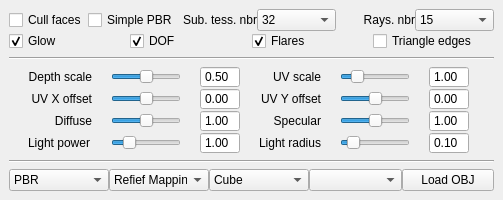
<?xml version="1.0" encoding="UTF-8"?>
<ui version="4.0">
 <class>DockWidget3DSettings</class>
 <widget class="QDockWidget" name="DockWidget3DSettings">
  <property name="windowModality">
   <enum>Qt::NonModal</enum>
  </property>
  <property name="geometry">
   <rect>
    <x>0</x>
    <y>0</y>
    <width>503</width>
    <height>200</height>
   </rect>
  </property>
  <property name="sizePolicy">
   <sizepolicy hsizetype="Minimum" vsizetype="Minimum">
    <horstretch>0</horstretch>
    <verstretch>0</verstretch>
   </sizepolicy>
  </property>
  <property name="minimumSize">
   <size>
    <width>490</width>
    <height>200</height>
   </size>
  </property>
  <property name="maximumSize">
   <size>
    <width>524287</width>
    <height>200</height>
   </size>
  </property>
  <property name="windowOpacity">
   <double>1.000000000000000</double>
  </property>
  <property name="autoFillBackground">
   <bool>false</bool>
  </property>
  <property name="floating">
   <bool>false</bool>
  </property>
  <property name="features">
   <set>QDockWidget::NoDockWidgetFeatures</set>
  </property>
  <property name="allowedAreas">
   <set>Qt::NoDockWidgetArea</set>
  </property>
  <property name="windowTitle">
   <string>3D settings</string>
  </property>
  <widget class="QWidget" name="dockWidgetContents">
   <property name="sizePolicy">
    <sizepolicy hsizetype="Minimum" vsizetype="Minimum">
     <horstretch>0</horstretch>
     <verstretch>0</verstretch>
    </sizepolicy>
   </property>
   <layout class="QVBoxLayout" name="verticalLayout_2">
    <item>
     <layout class="QVBoxLayout" name="verticalLayout">
      <property name="spacing">
       <number>0</number>
      </property>
      <item>
       <layout class="QGridLayout" name="gridLayout_14">
        <property name="spacing">
         <number>0</number>
        </property>
        <item row="0" column="4">
         <widget class="QLabel" name="label_33">
          <property name="sizePolicy">
           <sizepolicy hsizetype="Minimum" vsizetype="Preferred">
            <horstretch>0</horstretch>
            <verstretch>0</verstretch>
           </sizepolicy>
          </property>
          <property name="text">
           <string>Rays. nbr</string>
          </property>
          <property name="alignment">
           <set>Qt::AlignRight|Qt::AlignTrailing|Qt::AlignVCenter</set>
          </property>
         </widget>
        </item>
        <item row="0" column="2">
         <widget class="QLabel" name="label_32">
          <property name="sizePolicy">
           <sizepolicy hsizetype="Minimum" vsizetype="Preferred">
            <horstretch>0</horstretch>
            <verstretch>0</verstretch>
           </sizepolicy>
          </property>
          <property name="text">
           <string>Sub. tess. nbr</string>
          </property>
          <property name="alignment">
           <set>Qt::AlignRight|Qt::AlignTrailing|Qt::AlignVCenter</set>
          </property>
         </widget>
        </item>
        <item row="0" column="3">
         <widget class="QComboBox" name="comboBoxPerformanceNoTessSub">
          <property name="sizePolicy">
           <sizepolicy hsizetype="Minimum" vsizetype="Fixed">
            <horstretch>0</horstretch>
            <verstretch>0</verstretch>
           </sizepolicy>
          </property>
          <property name="toolTip">
           <string>Choose maximal number of tessellation subdivisions.</string>
          </property>
          <property name="statusTip">
           <string/>
          </property>
          <property name="whatsThis">
           <string>Choose maximal number of tessellation subdivisions.</string>
          </property>
          <property name="currentIndex">
           <number>3</number>
          </property>
          <item>
           <property name="text">
            <string>8</string>
           </property>
          </item>
          <item>
           <property name="text">
            <string>16</string>
           </property>
          </item>
          <item>
           <property name="text">
            <string>24</string>
           </property>
          </item>
          <item>
           <property name="text">
            <string>32</string>
           </property>
          </item>
          <item>
           <property name="text">
            <string>48</string>
           </property>
          </item>
          <item>
           <property name="text">
            <string>64</string>
           </property>
          </item>
         </widget>
        </item>
        <item row="0" column="1">
         <widget class="QCheckBox" name="checkBoxPerformanceSimplePBR">
          <property name="toolTip">
           <string>Enable simple PBR model lightning. Uses mipmaps instead of light rays integration.</string>
          </property>
          <property name="statusTip">
           <string/>
          </property>
          <property name="whatsThis">
           <string>Enable simple PBR model lightning. Uses mipmaps instead of light rays integration.</string>
          </property>
          <property name="text">
           <string>Simple PBR</string>
          </property>
         </widget>
        </item>
        <item row="0" column="0">
         <widget class="QCheckBox" name="checkBoxPerformanceCullFace">
          <property name="toolTip">
           <string>Enable/disable cull facing during tessellation. </string>
          </property>
          <property name="statusTip">
           <string>Enable/disable cull facing during tessellation. </string>
          </property>
          <property name="whatsThis">
           <string>Enable/disable cull facing during tessellation. </string>
          </property>
          <property name="text">
           <string>Cull faces</string>
          </property>
         </widget>
        </item>
        <item row="0" column="5">
         <widget class="QComboBox" name="comboBoxPerformanceNoRays">
          <property name="sizePolicy">
           <sizepolicy hsizetype="Minimum" vsizetype="Fixed">
            <horstretch>0</horstretch>
            <verstretch>0</verstretch>
           </sizepolicy>
          </property>
          <property name="toolTip">
           <string>&lt;html&gt;&lt;head/&gt;&lt;body&gt;&lt;p&gt;When &lt;span style=&quot; font-weight:600;&quot;&gt;Simple PBR&lt;/span&gt; model is disabled, it defines number of rays used to solve scattering equation.&lt;/p&gt;&lt;/body&gt;&lt;/html&gt;</string>
          </property>
          <property name="statusTip">
           <string/>
          </property>
          <property name="whatsThis">
           <string>&lt;html&gt;&lt;head/&gt;&lt;body&gt;&lt;p&gt;When &lt;span style=&quot; font-weight:600;&quot;&gt;Simple PBR&lt;/span&gt; model is disabled, it defines number of rays used to solve scattering equation.&lt;/p&gt;&lt;/body&gt;&lt;/html&gt;</string>
          </property>
          <property name="currentIndex">
           <number>2</number>
          </property>
          <item>
           <property name="text">
            <string>5</string>
           </property>
          </item>
          <item>
           <property name="text">
            <string>10</string>
           </property>
          </item>
          <item>
           <property name="text">
            <string>15</string>
           </property>
          </item>
          <item>
           <property name="text">
            <string>20</string>
           </property>
          </item>
          <item>
           <property name="text">
            <string>30</string>
           </property>
          </item>
          <item>
           <property name="text">
            <string>50</string>
           </property>
          </item>
         </widget>
        </item>
       </layout>
      </item>
      <item>
       <layout class="QHBoxLayout" name="horizontalLayout">
        <property name="spacing">
         <number>0</number>
        </property>
        <item>
         <widget class="QCheckBox" name="checkBoxBloomEffect">
          <property name="text">
           <string>Glow</string>
          </property>
          <property name="checked">
           <bool>true</bool>
          </property>
         </widget>
        </item>
        <item>
         <widget class="QCheckBox" name="checkBoxDOFEffect">
          <property name="text">
           <string>DOF</string>
          </property>
          <property name="checked">
           <bool>true</bool>
          </property>
         </widget>
        </item>
        <item>
         <widget class="QCheckBox" name="checkBoxLensFlaresEffect">
          <property name="text">
           <string>Flares</string>
          </property>
          <property name="checked">
           <bool>true</bool>
          </property>
         </widget>
        </item>
        <item>
         <widget class="QCheckBox" name="checkBoxShowTriangleEdges">
          <property name="text">
           <string>Triangle edges</string>
          </property>
         </widget>
        </item>
       </layout>
      </item>
     </layout>
    </item>
    <item>
     <widget class="Line" name="line">
      <property name="orientation">
       <enum>Qt::Horizontal</enum>
      </property>
     </widget>
    </item>
    <item>
     <layout class="QGridLayout" name="gridLayout">
      <property name="sizeConstraint">
       <enum>QLayout::SetMinimumSize</enum>
      </property>
      <property name="spacing">
       <number>0</number>
      </property>
      <item row="6" column="5">
       <widget class="QDoubleSpinBox" name="doubleSpinBoxLightRadius">
        <property name="sizePolicy">
         <sizepolicy hsizetype="Fixed" vsizetype="Preferred">
          <horstretch>0</horstretch>
          <verstretch>0</verstretch>
         </sizepolicy>
        </property>
        <property name="maximumSize">
         <size>
          <width>40</width>
          <height>16777215</height>
         </size>
        </property>
        <property name="readOnly">
         <bool>true</bool>
        </property>
        <property name="buttonSymbols">
         <enum>QAbstractSpinBox::NoButtons</enum>
        </property>
        <property name="maximum">
         <double>500.000000000000000</double>
        </property>
        <property name="singleStep">
         <double>0.010000000000000</double>
        </property>
        <property name="value">
         <double>0.100000000000000</double>
        </property>
       </widget>
      </item>
      <item row="5" column="3">
       <widget class="QLabel" name="label_11">
        <property name="sizePolicy">
         <sizepolicy hsizetype="Minimum" vsizetype="Preferred">
          <horstretch>0</horstretch>
          <verstretch>0</verstretch>
         </sizepolicy>
        </property>
        <property name="text">
         <string>Specular</string>
        </property>
        <property name="alignment">
         <set>Qt::AlignRight|Qt::AlignTrailing|Qt::AlignVCenter</set>
        </property>
       </widget>
      </item>
      <item row="5" column="2">
       <widget class="QDoubleSpinBox" name="doubleSpinBoxDiffuseI">
        <property name="sizePolicy">
         <sizepolicy hsizetype="Minimum" vsizetype="Minimum">
          <horstretch>0</horstretch>
          <verstretch>0</verstretch>
         </sizepolicy>
        </property>
        <property name="maximumSize">
         <size>
          <width>40</width>
          <height>16777215</height>
         </size>
        </property>
        <property name="readOnly">
         <bool>true</bool>
        </property>
        <property name="buttonSymbols">
         <enum>QAbstractSpinBox::NoButtons</enum>
        </property>
        <property name="value">
         <double>1.000000000000000</double>
        </property>
       </widget>
      </item>
      <item row="5" column="1">
       <widget class="QSlider" name="horizontalSliderDiffuseI">
        <property name="sizePolicy">
         <sizepolicy hsizetype="Minimum" vsizetype="Fixed">
          <horstretch>0</horstretch>
          <verstretch>0</verstretch>
         </sizepolicy>
        </property>
        <property name="maximumSize">
         <size>
          <width>70</width>
          <height>16777215</height>
         </size>
        </property>
        <property name="toolTip">
         <string/>
        </property>
        <property name="statusTip">
         <string>Diffuse light intensity</string>
        </property>
        <property name="maximum">
         <number>100</number>
        </property>
        <property name="value">
         <number>50</number>
        </property>
        <property name="orientation">
         <enum>Qt::Horizontal</enum>
        </property>
       </widget>
      </item>
      <item row="5" column="0">
       <widget class="QLabel" name="label_10">
        <property name="sizePolicy">
         <sizepolicy hsizetype="Minimum" vsizetype="Preferred">
          <horstretch>0</horstretch>
          <verstretch>0</verstretch>
         </sizepolicy>
        </property>
        <property name="text">
         <string>Diffuse</string>
        </property>
        <property name="alignment">
         <set>Qt::AlignRight|Qt::AlignTrailing|Qt::AlignVCenter</set>
        </property>
       </widget>
      </item>
      <item row="3" column="3">
       <widget class="QLabel" name="label_4">
        <property name="sizePolicy">
         <sizepolicy hsizetype="Minimum" vsizetype="Preferred">
          <horstretch>0</horstretch>
          <verstretch>0</verstretch>
         </sizepolicy>
        </property>
        <property name="text">
         <string>UV Y offset</string>
        </property>
        <property name="alignment">
         <set>Qt::AlignRight|Qt::AlignTrailing|Qt::AlignVCenter</set>
        </property>
       </widget>
      </item>
      <item row="5" column="5">
       <widget class="QDoubleSpinBox" name="doubleSpinBoxSpecularI">
        <property name="sizePolicy">
         <sizepolicy hsizetype="Minimum" vsizetype="Minimum">
          <horstretch>0</horstretch>
          <verstretch>0</verstretch>
         </sizepolicy>
        </property>
        <property name="maximumSize">
         <size>
          <width>40</width>
          <height>16777215</height>
         </size>
        </property>
        <property name="readOnly">
         <bool>true</bool>
        </property>
        <property name="buttonSymbols">
         <enum>QAbstractSpinBox::NoButtons</enum>
        </property>
        <property name="value">
         <double>1.000000000000000</double>
        </property>
       </widget>
      </item>
      <item row="5" column="4">
       <widget class="QSlider" name="horizontalSliderSpecularI">
        <property name="sizePolicy">
         <sizepolicy hsizetype="Minimum" vsizetype="Minimum">
          <horstretch>0</horstretch>
          <verstretch>0</verstretch>
         </sizepolicy>
        </property>
        <property name="maximumSize">
         <size>
          <width>70</width>
          <height>16777215</height>
         </size>
        </property>
        <property name="toolTip">
         <string/>
        </property>
        <property name="statusTip">
         <string>Specular light intensity</string>
        </property>
        <property name="maximum">
         <number>100</number>
        </property>
        <property name="value">
         <number>50</number>
        </property>
        <property name="orientation">
         <enum>Qt::Horizontal</enum>
        </property>
       </widget>
      </item>
      <item row="3" column="4">
       <widget class="QSlider" name="horizontalSliderUVYOffset">
        <property name="sizePolicy">
         <sizepolicy hsizetype="Minimum" vsizetype="Minimum">
          <horstretch>0</horstretch>
          <verstretch>0</verstretch>
         </sizepolicy>
        </property>
        <property name="minimumSize">
         <size>
          <width>0</width>
          <height>0</height>
         </size>
        </property>
        <property name="maximumSize">
         <size>
          <width>70</width>
          <height>16777215</height>
         </size>
        </property>
        <property name="toolTip">
         <string/>
        </property>
        <property name="statusTip">
         <string>Visual UV Y offset</string>
        </property>
        <property name="minimum">
         <number>-100</number>
        </property>
        <property name="maximum">
         <number>100</number>
        </property>
        <property name="singleStep">
         <number>20</number>
        </property>
        <property name="pageStep">
         <number>20</number>
        </property>
        <property name="orientation">
         <enum>Qt::Horizontal</enum>
        </property>
       </widget>
      </item>
      <item row="3" column="5">
       <widget class="QDoubleSpinBox" name="doubleSpinBoxUVYOffset">
        <property name="sizePolicy">
         <sizepolicy hsizetype="Minimum" vsizetype="Minimum">
          <horstretch>0</horstretch>
          <verstretch>0</verstretch>
         </sizepolicy>
        </property>
        <property name="maximumSize">
         <size>
          <width>40</width>
          <height>16777215</height>
         </size>
        </property>
        <property name="readOnly">
         <bool>true</bool>
        </property>
        <property name="buttonSymbols">
         <enum>QAbstractSpinBox::NoButtons</enum>
        </property>
        <property name="minimum">
         <double>-5.000000000000000</double>
        </property>
        <property name="maximum">
         <double>5.000000000000000</double>
        </property>
        <property name="singleStep">
         <double>0.010000000000000</double>
        </property>
       </widget>
      </item>
      <item row="6" column="3">
       <widget class="QLabel" name="label_35">
        <property name="sizePolicy">
         <sizepolicy hsizetype="Fixed" vsizetype="Preferred">
          <horstretch>0</horstretch>
          <verstretch>0</verstretch>
         </sizepolicy>
        </property>
        <property name="text">
         <string>Light radius</string>
        </property>
        <property name="alignment">
         <set>Qt::AlignRight|Qt::AlignTrailing|Qt::AlignVCenter</set>
        </property>
       </widget>
      </item>
      <item row="6" column="2">
       <widget class="QDoubleSpinBox" name="doubleSpinBoxLightPower">
        <property name="sizePolicy">
         <sizepolicy hsizetype="Fixed" vsizetype="Minimum">
          <horstretch>0</horstretch>
          <verstretch>0</verstretch>
         </sizepolicy>
        </property>
        <property name="maximumSize">
         <size>
          <width>40</width>
          <height>16777215</height>
         </size>
        </property>
        <property name="readOnly">
         <bool>true</bool>
        </property>
        <property name="buttonSymbols">
         <enum>QAbstractSpinBox::NoButtons</enum>
        </property>
        <property name="maximum">
         <double>1000.000000000000000</double>
        </property>
        <property name="singleStep">
         <double>0.010000000000000</double>
        </property>
        <property name="value">
         <double>1.000000000000000</double>
        </property>
       </widget>
      </item>
      <item row="6" column="1">
       <widget class="QSlider" name="horizontalSliderLightPower">
        <property name="sizePolicy">
         <sizepolicy hsizetype="Preferred" vsizetype="Preferred">
          <horstretch>0</horstretch>
          <verstretch>0</verstretch>
         </sizepolicy>
        </property>
        <property name="maximumSize">
         <size>
          <width>70</width>
          <height>16777215</height>
         </size>
        </property>
        <property name="maximum">
         <number>500</number>
        </property>
        <property name="value">
         <number>100</number>
        </property>
        <property name="orientation">
         <enum>Qt::Horizontal</enum>
        </property>
       </widget>
      </item>
      <item row="6" column="4">
       <widget class="QSlider" name="horizontalSliderLightRadius">
        <property name="sizePolicy">
         <sizepolicy hsizetype="Preferred" vsizetype="Fixed">
          <horstretch>0</horstretch>
          <verstretch>0</verstretch>
         </sizepolicy>
        </property>
        <property name="maximumSize">
         <size>
          <width>70</width>
          <height>16777215</height>
         </size>
        </property>
        <property name="maximum">
         <number>100</number>
        </property>
        <property name="value">
         <number>10</number>
        </property>
        <property name="orientation">
         <enum>Qt::Horizontal</enum>
        </property>
       </widget>
      </item>
      <item row="3" column="0">
       <widget class="QLabel" name="label_3">
        <property name="sizePolicy">
         <sizepolicy hsizetype="Minimum" vsizetype="Preferred">
          <horstretch>0</horstretch>
          <verstretch>0</verstretch>
         </sizepolicy>
        </property>
        <property name="text">
         <string>UV X offset</string>
        </property>
        <property name="alignment">
         <set>Qt::AlignRight|Qt::AlignTrailing|Qt::AlignVCenter</set>
        </property>
       </widget>
      </item>
      <item row="3" column="2">
       <widget class="QDoubleSpinBox" name="doubleSpinBoxUVXOffset">
        <property name="sizePolicy">
         <sizepolicy hsizetype="Minimum" vsizetype="Minimum">
          <horstretch>0</horstretch>
          <verstretch>0</verstretch>
         </sizepolicy>
        </property>
        <property name="maximumSize">
         <size>
          <width>40</width>
          <height>16777215</height>
         </size>
        </property>
        <property name="readOnly">
         <bool>true</bool>
        </property>
        <property name="buttonSymbols">
         <enum>QAbstractSpinBox::NoButtons</enum>
        </property>
        <property name="minimum">
         <double>-5.000000000000000</double>
        </property>
        <property name="maximum">
         <double>5.000000000000000</double>
        </property>
        <property name="singleStep">
         <double>0.010000000000000</double>
        </property>
        <property name="value">
         <double>0.000000000000000</double>
        </property>
       </widget>
      </item>
      <item row="6" column="0">
       <widget class="QLabel" name="label_34">
        <property name="sizePolicy">
         <sizepolicy hsizetype="Fixed" vsizetype="Preferred">
          <horstretch>0</horstretch>
          <verstretch>0</verstretch>
         </sizepolicy>
        </property>
        <property name="layoutDirection">
         <enum>Qt::LeftToRight</enum>
        </property>
        <property name="text">
         <string>Light power</string>
        </property>
        <property name="alignment">
         <set>Qt::AlignRight|Qt::AlignTrailing|Qt::AlignVCenter</set>
        </property>
       </widget>
      </item>
      <item row="3" column="1">
       <widget class="QSlider" name="horizontalSliderUVXOffset">
        <property name="sizePolicy">
         <sizepolicy hsizetype="Minimum" vsizetype="Fixed">
          <horstretch>0</horstretch>
          <verstretch>0</verstretch>
         </sizepolicy>
        </property>
        <property name="maximumSize">
         <size>
          <width>70</width>
          <height>16777215</height>
         </size>
        </property>
        <property name="toolTip">
         <string/>
        </property>
        <property name="statusTip">
         <string>Visual UV X offset</string>
        </property>
        <property name="minimum">
         <number>-100</number>
        </property>
        <property name="maximum">
         <number>100</number>
        </property>
        <property name="singleStep">
         <number>20</number>
        </property>
        <property name="pageStep">
         <number>20</number>
        </property>
        <property name="orientation">
         <enum>Qt::Horizontal</enum>
        </property>
       </widget>
      </item>
      <item row="1" column="0">
       <widget class="QLabel" name="label">
        <property name="sizePolicy">
         <sizepolicy hsizetype="Minimum" vsizetype="Preferred">
          <horstretch>0</horstretch>
          <verstretch>0</verstretch>
         </sizepolicy>
        </property>
        <property name="text">
         <string>Depth scale</string>
        </property>
        <property name="alignment">
         <set>Qt::AlignRight|Qt::AlignTrailing|Qt::AlignVCenter</set>
        </property>
       </widget>
      </item>
      <item row="1" column="1">
       <widget class="QSlider" name="horizontalSliderDepthScale">
        <property name="sizePolicy">
         <sizepolicy hsizetype="Minimum" vsizetype="Fixed">
          <horstretch>0</horstretch>
          <verstretch>0</verstretch>
         </sizepolicy>
        </property>
        <property name="maximumSize">
         <size>
          <width>70</width>
          <height>16777215</height>
         </size>
        </property>
        <property name="toolTip">
         <string/>
        </property>
        <property name="statusTip">
         <string>Visual depth scale</string>
        </property>
        <property name="maximum">
         <number>100</number>
        </property>
        <property name="value">
         <number>50</number>
        </property>
        <property name="orientation">
         <enum>Qt::Horizontal</enum>
        </property>
       </widget>
      </item>
      <item row="1" column="2">
       <widget class="QDoubleSpinBox" name="doubleSpinBoxDepthScale">
        <property name="sizePolicy">
         <sizepolicy hsizetype="Minimum" vsizetype="Minimum">
          <horstretch>0</horstretch>
          <verstretch>0</verstretch>
         </sizepolicy>
        </property>
        <property name="maximumSize">
         <size>
          <width>40</width>
          <height>16777215</height>
         </size>
        </property>
        <property name="readOnly">
         <bool>true</bool>
        </property>
        <property name="buttonSymbols">
         <enum>QAbstractSpinBox::NoButtons</enum>
        </property>
        <property name="singleStep">
         <double>0.010000000000000</double>
        </property>
        <property name="value">
         <double>0.500000000000000</double>
        </property>
       </widget>
      </item>
      <item row="1" column="4">
       <widget class="QSlider" name="horizontalSliderUVScale">
        <property name="sizePolicy">
         <sizepolicy hsizetype="Minimum" vsizetype="Fixed">
          <horstretch>0</horstretch>
          <verstretch>0</verstretch>
         </sizepolicy>
        </property>
        <property name="maximumSize">
         <size>
          <width>70</width>
          <height>16777215</height>
         </size>
        </property>
        <property name="toolTip">
         <string/>
        </property>
        <property name="statusTip">
         <string>Visual UV scale</string>
        </property>
        <property name="minimum">
         <number>1</number>
        </property>
        <property name="maximum">
         <number>50</number>
        </property>
        <property name="singleStep">
         <number>5</number>
        </property>
        <property name="value">
         <number>10</number>
        </property>
        <property name="orientation">
         <enum>Qt::Horizontal</enum>
        </property>
       </widget>
      </item>
      <item row="1" column="5">
       <widget class="QDoubleSpinBox" name="doubleSpinBoxUVScale">
        <property name="sizePolicy">
         <sizepolicy hsizetype="Minimum" vsizetype="Minimum">
          <horstretch>0</horstretch>
          <verstretch>0</verstretch>
         </sizepolicy>
        </property>
        <property name="maximumSize">
         <size>
          <width>40</width>
          <height>16777215</height>
         </size>
        </property>
        <property name="readOnly">
         <bool>true</bool>
        </property>
        <property name="buttonSymbols">
         <enum>QAbstractSpinBox::NoButtons</enum>
        </property>
        <property name="value">
         <double>1.000000000000000</double>
        </property>
       </widget>
      </item>
      <item row="1" column="3">
       <widget class="QLabel" name="label_2">
        <property name="sizePolicy">
         <sizepolicy hsizetype="Minimum" vsizetype="Preferred">
          <horstretch>0</horstretch>
          <verstretch>0</verstretch>
         </sizepolicy>
        </property>
        <property name="text">
         <string>UV scale</string>
        </property>
        <property name="alignment">
         <set>Qt::AlignRight|Qt::AlignTrailing|Qt::AlignVCenter</set>
        </property>
       </widget>
      </item>
     </layout>
    </item>
    <item>
     <widget class="Line" name="line_2">
      <property name="orientation">
       <enum>Qt::Horizontal</enum>
      </property>
     </widget>
    </item>
    <item>
     <layout class="QHBoxLayout" name="horizontalLayout_2">
      <property name="spacing">
       <number>0</number>
      </property>
      <item>
       <widget class="QComboBox" name="comboBoxShadingModel">
        <property name="sizePolicy">
         <sizepolicy hsizetype="Minimum" vsizetype="Fixed">
          <horstretch>0</horstretch>
          <verstretch>0</verstretch>
         </sizepolicy>
        </property>
        <property name="maximumSize">
         <size>
          <width>100</width>
          <height>16777215</height>
         </size>
        </property>
        <property name="toolTip">
         <string>Toggle shading model</string>
        </property>
        <property name="statusTip">
         <string>Toggle shading model</string>
        </property>
        <item>
         <property name="text">
          <string>PBR</string>
         </property>
        </item>
        <item>
         <property name="text">
          <string>Bump mapping</string>
         </property>
        </item>
       </widget>
      </item>
      <item>
       <widget class="QComboBox" name="comboBoxShadingType">
        <property name="sizePolicy">
         <sizepolicy hsizetype="Minimum" vsizetype="Fixed">
          <horstretch>0</horstretch>
          <verstretch>0</verstretch>
         </sizepolicy>
        </property>
        <property name="maximumSize">
         <size>
          <width>100</width>
          <height>16777215</height>
         </size>
        </property>
        <property name="toolTip">
         <string>Choose displacement model</string>
        </property>
        <property name="statusTip">
         <string>Choose displacement model</string>
        </property>
        <item>
         <property name="text">
          <string>Refief Mapping</string>
         </property>
        </item>
        <item>
         <property name="text">
          <string>Parallax Normal Mapping</string>
         </property>
        </item>
        <item>
         <property name="text">
          <string>Tessellation</string>
         </property>
        </item>
       </widget>
      </item>
      <item>
       <widget class="QComboBox" name="comboBoxChooseOBJModel">
        <property name="sizePolicy">
         <sizepolicy hsizetype="Minimum" vsizetype="Fixed">
          <horstretch>0</horstretch>
          <verstretch>0</verstretch>
         </sizepolicy>
        </property>
        <property name="maximumSize">
         <size>
          <width>100</width>
          <height>16777215</height>
         </size>
        </property>
        <property name="toolTip">
         <string>Choose model</string>
        </property>
        <property name="statusTip">
         <string>Choose model</string>
        </property>
        <item>
         <property name="text">
          <string>Cube</string>
         </property>
        </item>
        <item>
         <property name="text">
          <string>Plane</string>
         </property>
        </item>
        <item>
         <property name="text">
          <string>Sphere</string>
         </property>
        </item>
        <item>
         <property name="text">
          <string>Cylinder</string>
         </property>
        </item>
        <item>
         <property name="text">
          <string>CubeRounded</string>
         </property>
        </item>
        <item>
         <property name="text">
          <string>SphereCuboid</string>
         </property>
        </item>
        <item>
         <property name="text">
          <string>Capsule</string>
         </property>
        </item>
        <item>
         <property name="text">
          <string>Hexagon</string>
         </property>
        </item>
        <item>
         <property name="text">
          <string>Cone</string>
         </property>
        </item>
        <item>
         <property name="text">
          <string>Torus</string>
         </property>
        </item>
        <item>
         <property name="text">
          <string>TorusKnot</string>
         </property>
        </item>
       </widget>
      </item>
      <item>
       <widget class="QComboBox" name="comboBoxSkyBox">
        <property name="sizePolicy">
         <sizepolicy hsizetype="Minimum" vsizetype="Fixed">
          <horstretch>0</horstretch>
          <verstretch>0</verstretch>
         </sizepolicy>
        </property>
        <property name="maximumSize">
         <size>
          <width>100</width>
          <height>16777215</height>
         </size>
        </property>
        <property name="toolTip">
         <string>&lt;html&gt;&lt;head/&gt;&lt;body&gt;&lt;p&gt;Choose enviromental map.&lt;/p&gt;&lt;p&gt;&lt;span style=&quot; font-weight:600;&quot;&gt;Note: &lt;/span&gt;You can &lt;span style=&quot; font-weight:600;&quot;&gt;add&lt;/span&gt; your own env. maps to this list. Just copy folder with your images to the &lt;span style=&quot; font-weight:600;&quot;&gt;Core/2D/skyboxes&lt;/span&gt; folder. Make sure you have same names for each face like other cubemaps already present there.&lt;/p&gt;&lt;/body&gt;&lt;/html&gt;</string>
        </property>
        <property name="statusTip">
         <string>Choose enviromental map</string>
        </property>
       </widget>
      </item>
      <item>
       <widget class="QPushButton" name="pushButtonLoadMesh">
        <property name="sizePolicy">
         <sizepolicy hsizetype="Minimum" vsizetype="Preferred">
          <horstretch>0</horstretch>
          <verstretch>0</verstretch>
         </sizepolicy>
        </property>
        <property name="toolTip">
         <string>Load OBJ model from file</string>
        </property>
        <property name="statusTip">
         <string>Load OBJ model from file</string>
        </property>
        <property name="text">
         <string>Load OBJ</string>
        </property>
       </widget>
      </item>
     </layout>
    </item>
   </layout>
   <zorder></zorder>
   <zorder></zorder>
   <zorder></zorder>
   <zorder>line</zorder>
   <zorder>line_2</zorder>
  </widget>
 </widget>
 <resources/>
 <connections/>
</ui>
